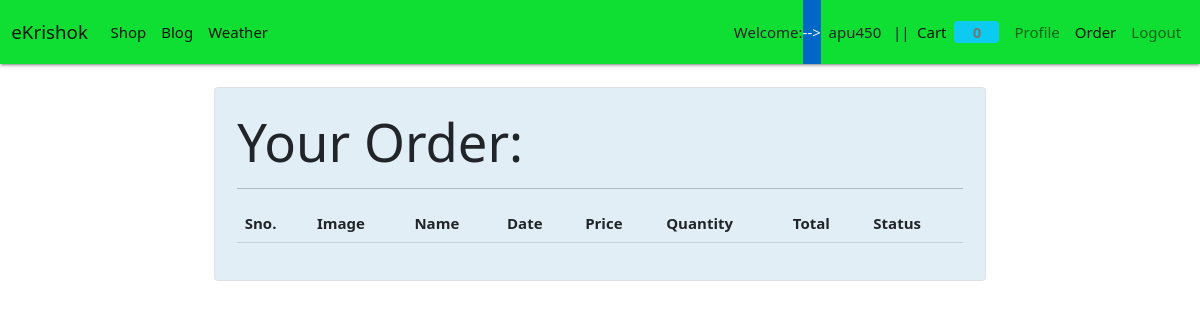
Before: /order/ (signed in) with the older database file.
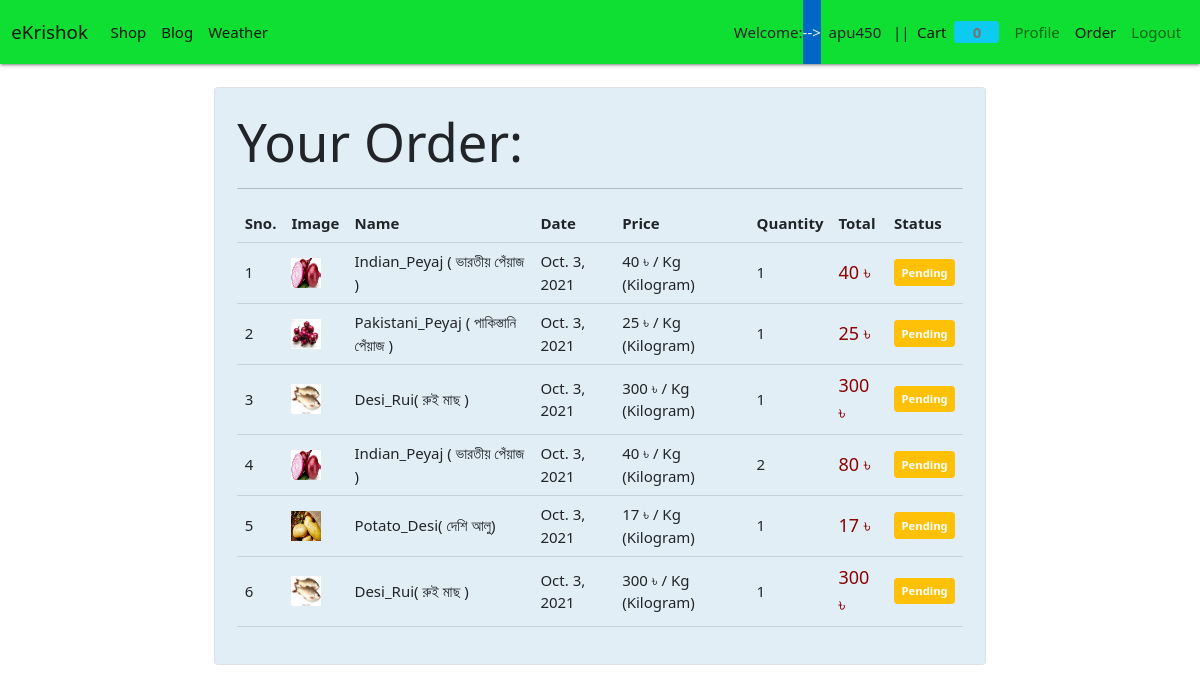
After: the same page with the newer database file.
### Store/models/orders.py (models this page shows, shortened)
class Order(models.Model):
    product = models.ForeignKey(Product, on_delete=models.CASCADE)
    user = models.ForeignKey(User, on_delete=models.CASCADE)
    address = models.TextField(max_length=300, blank=True, default='')
    price = models.IntegerField()
    quantity = models.IntegerField(default=1)
    unit = models.ForeignKey(Unit_Type, on_delete=models.CASCADE, default='kg')
    phone = models.CharField(max_length=50)
    email = models.EmailField(max_length = 254)
    date = models.DateField(default = datetime.datetime.today)
    status = models.BooleanField(default=False)
    def __str__(self):
        return self.product.name
    @staticmethod
    def get_orders_by_user(user_id):
        return Order\
        .objects\
        .filter(user = user_id).order_by('-date')

### Store/models/products.py (models this page shows, shortened)
class Product(models.Model):
    name = models.CharField(max_length=50)
    category = models.ForeignKey(Category, on_delete=models.CASCADE,  default=1)
    unit= models.ForeignKey(Unit_Type, on_delete=models.CASCADE,  default='kg')
    Unit_price = models.IntegerField(default=0)
    quantity = models.IntegerField(default=0)
    description = models.CharField(max_length=200, default='', null=True, blank=True)
    image = models.ImageField(upload_to = 'upload/productsImg/')
    krishok = models.ForeignKey(User, limit_choices_to= { 'groups__name': 'Farmer'}, on_delete=models.CASCADE, default=1)

### Store/models/unit_type.py (models this page shows)
class Unit_Type(models.Model):
    unit_name = models.CharField(max_length=50)
    def __str__(self):
        return self.unit_name

### Store/middlewares/auth.py (the view)
    def middleware(request):
        returnUrl= request.META['PATH_INFO']
        print(request.META['PATH_INFO'])
        user = request.session.get('current_user_id')
        if not user :
            return redirect(f'/login/?return_url={returnUrl}')
        print("this is middleware",middleware)
        response = get_response(request)
        return response

### Store/templatetags/custom_filter.py (called while the page is built)
@register.filter(name="currency")
def currency(price):
    return str(price)+" ৳"

@register.filter(name="total_price_of_order")
def total_price_of_order(number, number1):
    return number * number1

### Store/views.py (called while the page is built)
    def get(self, request):
        user = request.session.get("current_user_id")
        orders = Order.get_orders_by_user(user)
        print(orders)
        return render(request, 'store/order.html',{"orders":orders} )

### Store/templates/store/order.html (shortened to what this page needs)
{% extends 'store/base.html' %}
{% block content %}
{% load cart %}
{% load custom_filter %}
<div class="container">
    <div class="border rounded p-4 m-4" style="background-color: rgb(226, 238, 245);">
        <p class="display-4 pl-4 ml-4">Your Order:</p>
        <hr>
        <table class="table ">
            <thead>
                <tr>
                    <th>Sno.</th>
                    <th>Image</th>
                    <th>Name</th>
                    <th>Date</th>
                    <th>Price</th>
                    <th>Quantity</th>
                    <th>Total</th>
                    <th>Status</th>
                </tr>
            </thead>
            <tbody>
                {% for order in orders %}
                <tr>
                    <td>{{forloop.counter}}</td>
                    <td>
                    <img src="{{order.product.image.url}}" alt="" style=" width:30px; height:30px; " >
                    </td>
                    <td> {{order.product.name}} </td>
                    <td> {{order.date}} </td>
                    <td> {{order.product.Unit_price|currency}} / {{order.unit}} </td>
                    <td>{{order.quantity}}</td>
                    <td>
                        <span style="font-size: 18px; color:darkred">
                            {{order.product.Unit_price|total_price_of_order:order.quantity|currency}}
                        </span>
                    </td>
                        {% if order.status %}
                        <td>
                            <small class="badge bg-success p-2">
                                Completed
                            </small>
                        </td>
                        {% else %}
                        <td>
                            <small class="badge bg-warning p-2">
                                Pending
                        </small>
                        </td>
                        {% endif %}
                </tr>
                {% endfor %}
            </tbody>
        </table>
    </div>
</div>
{% endblock %}

### Store/templates/store/base.html (shortened to what this page needs)
{% load static %}
{% load crispy_forms_tags %}
{% load cart %}
<!doctype html>
<html lang="en">
  <head>
    <link href="https://cdn.jsdelivr.net/npm/bootstrap@5.1.0/dist/css/bootstrap.min.css" rel="stylesheet">
      <link rel="stylesheet" href="https://cdnjs.cloudflare.com/ajax/libs/materialize/1.0.0/css/materialize.min.css">
  {% load static %}
    <link rel="stylesheet" href="{% static 'css/style.css'%}">
    <link rel="stylesheet" href="{% static 'css/owl.carousel.min.css'%}">
    <link rel="stylesheet" href="{% static 'css/owl.theme.default.min.css'%}">
  </head>
  <body>
    <nav class="navbar navbar-expand-lg navbar-light " style="background-color: rgb(15, 223, 50); color:rgb(241, 240, 213); ">
        <div class="container-fluid">
          <a class="navbar-brand" href="/">eKrishok</a>
          <div class="collapse navbar-collapse" id="navbarSupportedContent">
            <ul class="navbar-nav me-auto mb-2 mb-lg-0">
              <li class="nav-item">
                <a class="nav-link active" aria-current="page" href="/">Shop</a>
              </li>
              <li class="nav-item">
                <a class="nav-link active" aria-current="page" href="{% url 'home_Blog' %}">Blog</a>
              </li>
              <li class="nav-item">
                <a class="nav-link active" aria-current="page" href="{% url 'WeatherApp:city_weather' %}">Weather</a>
              </li>
            </ul>
            {% if request.user.is_authenticated %}
              <div class="d-flex text-dark">
                  Welcome:<span style="display: block; background-color: rgb(1, 103, 199); color: aliceblue;" >--></span> &nbsp;
              {{request.user.username}} &nbsp; ||
              </div>
            {% endif %}
            <ul class="navbar-nav my-2 my-lg-0">
              <li class="nav-item">
                <a class="nav-link active" aria-current="page" href="{% url 'cart' %}">Cart
                  <span class="badge bg-info">{{request.session.cart.keys|length}}</span>
                </a>
              </li>
              {% if not request.session.current_user_id %}
                <li class="nav-item">
                  <a class="nav-link active" aria-current="page" href="{% url 'login' %}">Login</a>
                </li>
                <li class="nav-item dropdown">
                  <a class="nav-link dropdown-toggle" href="#" id="navbarDropdownMenuLink" role="button" data-bs-toggle="dropdown" aria-expanded="false">
                    SignUp
                  </a>
                  <ul class="dropdown-menu" aria-labelledby="navbarDropdownMenuLink">
                    <li><a class="dropdown-item" href="{% url 'cus_reg' %}">Register As Customer</a></li>
                    <li><a class="dropdown-item" href="{% url 'fa_reg' %}">Register As Farmaer</a></li>
                    <li><a class="dropdown-item" href="#">Register As Agri_Officer</a></li>
                  </ul>
                </li>
              {% else %}
              <li class="nav-item">
                <a class="nav-link" href="{% url 'profile' %}">Profile</a>
              </li>
              <li class="nav-item">
                <a class="nav-link active" aria-current="page" href="{% url 'order_page' %}">Order</a>
              </li>
                <li class="nav-item">
                  <a class="nav-link" href="{% url 'logout' %}">Logout</a>
                </li>
              {% endif %}
              </ul>
          </div>
        </div>
    </nav>
    {% block content %}
    {% endblock %}
  </body>
</html>

Changed rows visible on the page:
added Order: product.image (picture), product.name "Indian_Peyaj ( ভারতীয় পেঁয়াজ )", date "Oct. 3, 2021", product.Unit_price "40 ৳", unit "Kg (Kilogram)", quantity "1", product.Unit_price|total_price_of_order "40 ৳", status "Pending"
added Order: product.image (picture), product.name "Pakistani_Peyaj ( পাকিস্তানি পেঁয়াজ )", date "Oct. 3, 2021", product.Unit_price "25 ৳", unit "Kg (Kilogram)", quantity "1", product.Unit_price|total_price_of_order "25 ৳", status "Pending"
added Order: product.image (picture), product.name "Desi_Rui( রুই মাছ )", date "Oct. 3, 2021", product.Unit_price "300 ৳", unit "Kg (Kilogram)", quantity "1", product.Unit_price|total_price_of_order "300 ৳", status "Pending"
added Order: product.image (picture), product.name "Indian_Peyaj ( ভারতীয় পেঁয়াজ )", date "Oct. 3, 2021", product.Unit_price "40 ৳", unit "Kg (Kilogram)", quantity "2", product.Unit_price|total_price_of_order "80 ৳", status "Pending"
added Order: product.image (picture), product.name "Potato_Desi( দেশি আলু)", date "Oct. 3, 2021", product.Unit_price "17 ৳", unit "Kg (Kilogram)", quantity "1", product.Unit_price|total_price_of_order "17 ৳", status "Pending"
added Order: product.image (picture), product.name "Desi_Rui( রুই মাছ )", date "Oct. 3, 2021", product.Unit_price "300 ৳", unit "Kg (Kilogram)", quantity "1", product.Unit_price|total_price_of_order "300 ৳", status "Pending"
